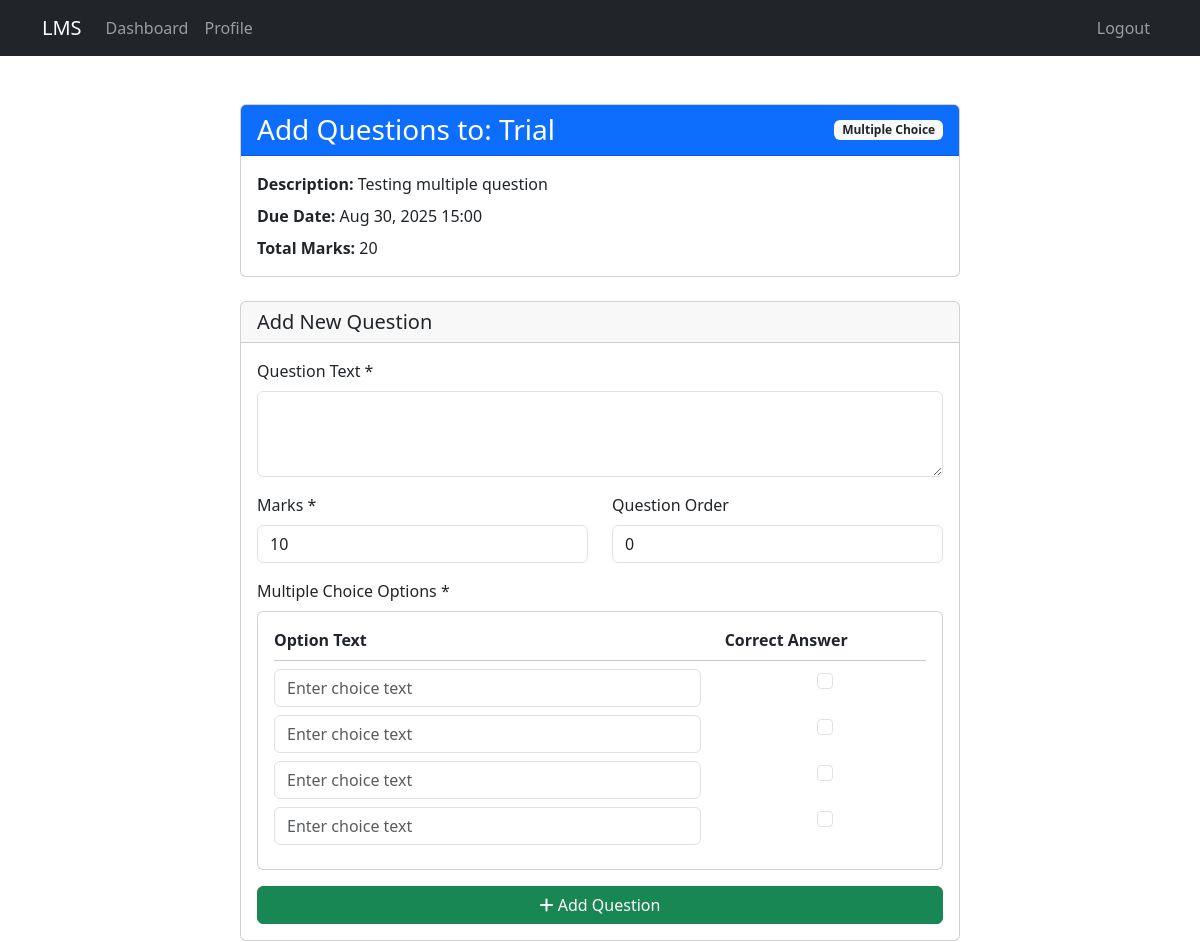
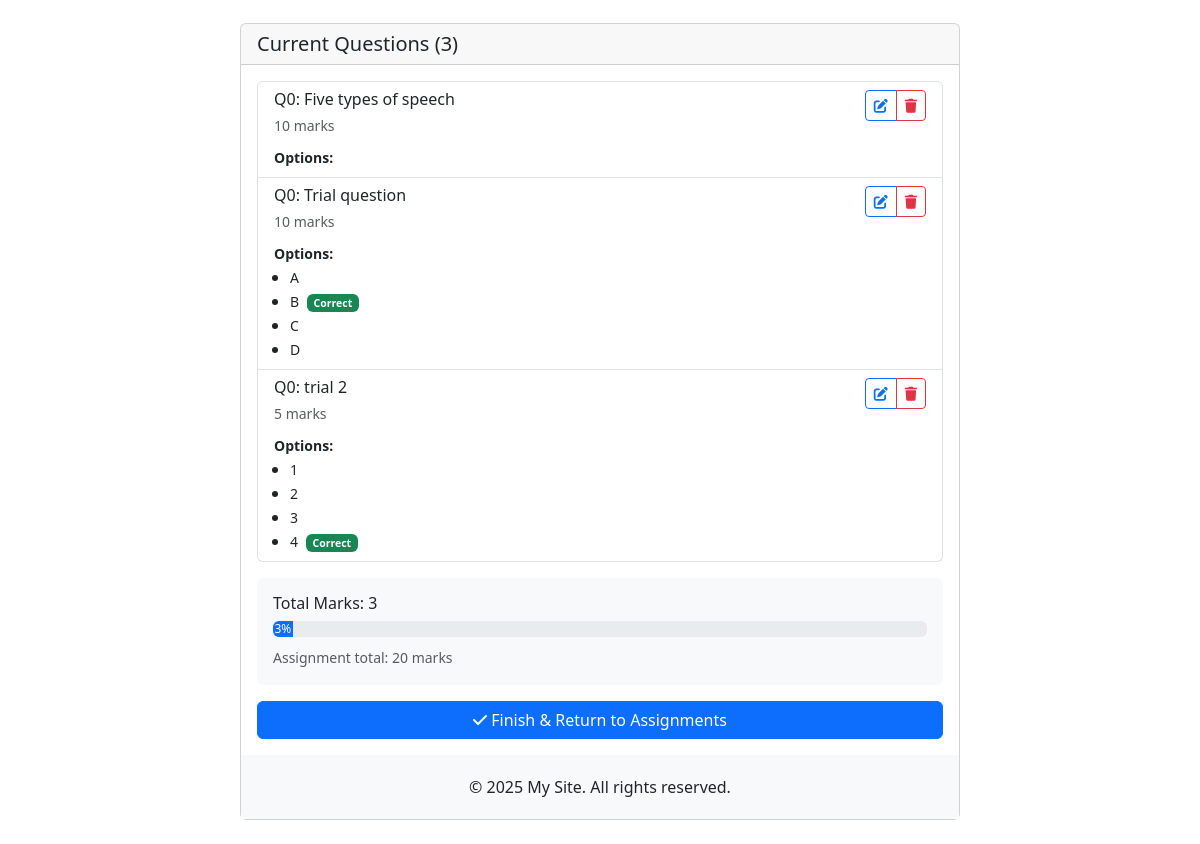
The app's page /assignments/3/questions/ (signed in) with its own data (2 pictures, top to bottom).
### assignments/models.py (models this page shows, shortened)
class Assignment(models.Model):
    ASSIGNMENT_TYPES = (
        ('multiple_choice', 'Multiple Choice'),
        ('text_input', 'Text Input'),
        ('file_upload', 'File Upload'),
    )
    title = models.CharField(max_length=200)
    description = models.TextField()
    assignment_type = models.CharField(max_length=20, choices=ASSIGNMENT_TYPES)
    created_by = models.ForeignKey(User, on_delete=models.CASCADE, related_name='created_assignments')
    created_at = models.DateTimeField(auto_now_add=True)
    due_date = models.DateTimeField()
    total_marks = models.PositiveIntegerField(default=100)
    is_published = models.BooleanField(default=False)
    class Meta:
        ordering = ['-created_at']

class Question(models.Model):
    assignment = models.ForeignKey(Assignment, on_delete=models.CASCADE, related_name='questions')
    question_text = models.TextField()
    marks = models.PositiveIntegerField(default=10)
    order = models.PositiveIntegerField(default=0)
    class Meta:
        ordering = ['order']

class Choice(models.Model):
    question = models.ForeignKey(Question, on_delete=models.CASCADE, related_name='choices')
    choice_text = models.CharField(max_length=200)
    is_correct = models.BooleanField(default=False)

### assignments/views.py (the view)
# urls.py: path('<int:pk>/questions/', views.add_questions, name='add_questions'),
@login_required
@user_passes_test(is_trainer)
def add_questions(request, pk):
    if not is_trainer(request.user):
        messages.error(request, "Only trainers can add questions.")
        return redirect('assignments')
    assignment = get_object_or_404(Assignment, pk=pk, created_by=request.user)
    if request.method == 'POST':
        question_form = QuestionForm(request.POST)
        if question_form.is_valid():
            question = question_form.save(commit=False)
            question.assignment = assignment
            question.save()
            if assignment.assignment_type == 'multiple_choice':
                formset = ChoiceFormSet(request.POST, instance=question)
                if formset.is_valid():
                    formset.save()
                else:
                    messages.error(request, 'Please provide valid multiple choice options.')
            messages.success(request, 'Question added successfully!')
            return redirect('add_questions', pk=assignment.pk)
    else:
        question_form = QuestionForm()
        formset = ChoiceFormSet(instance=Question()) if assignment.assignment_type == 'multiple_choice' else None
    questions = assignment.questions.all()
    context = {
        'assignment': assignment,
        'question_form': question_form,
        'choice_formset': formset,  # Pass the formset to context
        'questions': questions,
    }
    return render(request, 'assignments/add_questions.html', context)

### assignments/forms.py
class QuestionForm(forms.ModelForm):
    class Meta:
        model = Question
        fields = ['question_text', 'marks', 'order']
        widgets = {
            'question_text': forms.Textarea(attrs={'rows': 3}),
        }

### assignments/views.py (called while the page is built)
def is_trainer(user):
    return hasattr(user, 'userprofile') and user.userprofile.user_type == 'trainer'

### templates/assignments/add_questions.html (shortened to what this page needs)
{% extends 'base.html' %}
{% load static %}
{% block content %}
<div class="container mt-4">
    <div class="row">
        <div class="col-md-8 mx-auto">
            <div class="card mb-4">
                <div class="card-header bg-primary text-white">
                    <div class="d-flex justify-content-between align-items-center">
                        <h3 class="mb-0">Add Questions to: {{ assignment.title }}</h3>
                        <span class="badge bg-light text-dark">
                            {{ assignment.get_assignment_type_display }}
                        </span>
                    </div>
                </div>
                <div class="card-body">
                    <p class="mb-2"><strong>Description:</strong> {{ assignment.description }}</p>
                    <p class="mb-2"><strong>Due Date:</strong> {{ assignment.due_date|date:"M d, Y H:i" }}</p>
                    <p class="mb-0"><strong>Total Marks:</strong> {{ assignment.total_marks }}</p>
                </div>
            </div>
            <div class="card mb-4">
                <div class="card-header">
                    <h5 class="mb-0">Add New Question</h5>
                </div>
                <div class="card-body">
                    <form method="post">
                        <div class="mb-3">
                            <label class="form-label">Question Text *</label>
                            {{ question_form.question_text }}
                        </div>
                        <div class="row mb-3">
                            <div class="col-md-6">
                                <label class="form-label">Marks *</label>
                                {{ question_form.marks }}
                            </div>
                            <div class="col-md-6">
                                <label class="form-label">Question Order</label>
                                {{ question_form.order }}
                            </div>
                        </div>
                        {% if assignment.assignment_type == 'multiple_choice' %}
                        <div class="mb-3">
                            <label class="form-label">Multiple Choice Options *</label>
                            <div class="card">
                                <div class="card-body">
                                    <div class="row">
                                        <div class="col-md-8">
                                            <strong>Option Text</strong>
                                        </div>
                                        <div class="col-md-4">
                                            <strong>Correct Answer</strong>
                                        </div>
                                    </div>
                                    <hr class="my-2">
                                    {% for form in choice_formset %}
                                    <div class="row mb-2">
                                        <div class="col-md-8">
                                            {{ form.choice_text }}
                                        </div>
                                        <div class="col-md-4 text-center">
                                            {{ form.is_correct }}
                                        </div>
                                    </div>
                                    {% endfor %}
                                </div>
                            </div>
                        </div>
                        {% endif %}
                        <div class="d-grid">
                            <button type="submit" class="btn btn-success">
                                <i class="fas fa-plus"></i> Add Question
                            </button>
                        </div>
                    </form>
                </div>
            </div>
            <div class="card">
                <div class="card-header">
                    <h5 class="mb-0">Current Questions ({{ questions.count }})</h5>
                </div>
                <div class="card-body">
                    {% if questions %}
                    <div class="list-group">
                        {% for question in questions %}
                        <div class="list-group-item">
                            <div class="d-flex justify-content-between align-items-start">
                                <div class="flex-grow-1">
                                    <h6 class="mb-1">Q{{ question.order }}: {{ question.question_text|truncatewords:10 }}</h6>
                                    <small class="text-muted">{{ question.marks }} marks</small>
                                    {% if assignment.assignment_type == 'multiple_choice' %}
                                    <div class="mt-2">
                                        <small><strong>Options:</strong></small>
                                        <ul class="mb-0 ps-3">
                                            {% for choice in question.choices.all %}
                                            <li>
                                                <small>{{ choice.choice_text }}
                                                {% if choice.is_correct %}
                                                <span class="badge bg-success ms-1">Correct</span>
                                                {% endif %}
                                                </small>
                                            </li>
                                            {% endfor %}
                                        </ul>
                                    </div>
                                    {% endif %}
                                </div>
                                <div class="btn-group btn-group-sm">
                                    <a href="#" class="btn btn-outline-primary">
                                        <i class="fas fa-edit"></i>
                                    </a>
                                    <a href="#" class="btn btn-outline-danger">
                                        <i class="fas fa-trash"></i>
                                    </a>
                                </div>
                            </div>
                        </div>
                        {% endfor %}
                    </div>
                    <div class="mt-3 p-3 bg-light rounded">
                        <h6>Total Marks: {{ questions|length|add:0|default:0 }}</h6>
                        <div class="progress mb-2">
                            <div class="progress-bar" role="progressbar"
                                 style="width: {{ questions|length|add:0|default:0 }}%">
                                {{ questions|length|add:0|default:0 }}%
                            </div>
                        </div>
                        <small class="text-muted">Assignment total: {{ assignment.total_marks }} marks</small>
                    </div>
                    {% else %}
                    <div class="text-center py-4">
                        <i class="fas fa-question-circle fa-2x text-muted mb-3"></i>
                        <p class="text-muted">No questions added yet. Start by adding your first question above.</p>
                    </div>
                    {% endif %}
                    {% if questions %}
                    <div class="mt-3 d-grid">
                        <a href="{% url 'assignments' %}" class="btn btn-primary">
                            <i class="fas fa-check"></i> Finish & Return to Assignments
                        </a>
                    </div>
                    {% endif %}
                    {% endblock %}

### templates/base.html (style rules this page uses)
body { display: flex; flex-direction: column; min-height: 100vh; }

### records on screen
Assignment: title "Trial", assignment_type "Multiple Choice", description "Testing multiple question", due_date "Aug 30, 2025 15:00", total_marks "20", count "3"
Question: order "0", question_text "Five types of speech", marks "10"
Question: order "0", question_text "Trial question", marks "10"
Choice: choice_text "A"
Choice: choice_text "B", is_correct "Correct"
Choice: choice_text "C"
Choice: choice_text "D"
Question: order "0", question_text "trial 2", marks "5"
Choice: choice_text "1"
Choice: choice_text "2"
Choice: choice_text "3"
Choice: choice_text "4", is_correct "Correct"

### other values on screen
{{ questions|length|add:0|default:0 }} "3"
